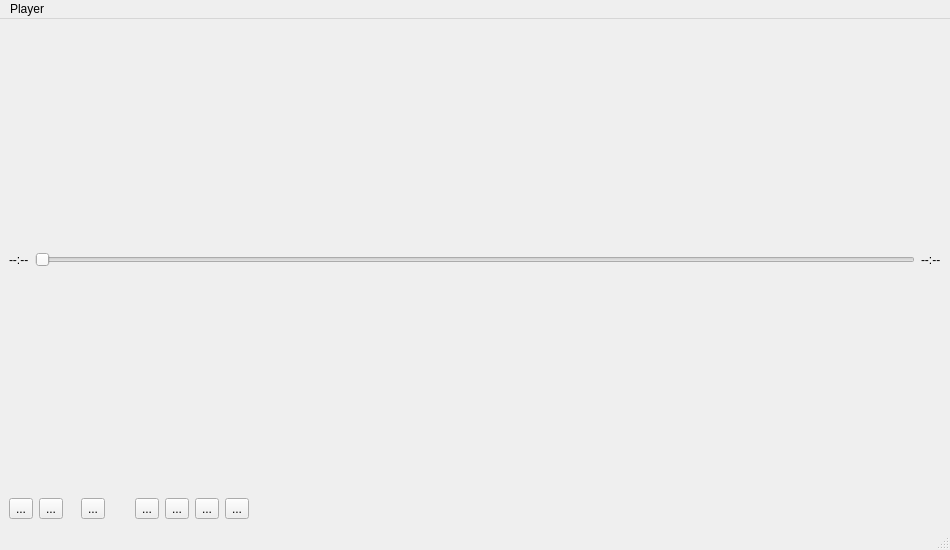
<?xml version="1.0" encoding="UTF-8"?>
<ui version="4.0">
 <class>TestWindow</class>
 <widget class="QMainWindow" name="TestWindow">
  <property name="geometry">
   <rect>
    <x>0</x>
    <y>0</y>
    <width>950</width>
    <height>550</height>
   </rect>
  </property>
  <property name="windowTitle">
   <string>TestWindow</string>
  </property>
  <widget class="QWidget" name="centralwidget">
   <layout class="QVBoxLayout" name="verticalLayout">
    <item>
     <layout class="QVBoxLayout" name="verticalLayout_2">
      <property name="bottomMargin">
       <number>0</number>
      </property>
      <item>
       <layout class="QHBoxLayout" name="horizontalLayout">
        <item>
         <widget class="QLabel" name="positionLabel">
          <property name="text">
           <string>--:--</string>
          </property>
         </widget>
        </item>
        <item>
         <widget class="QSlider" name="timelineSlider">
          <property name="orientation">
           <enum>Qt::Orientation::Horizontal</enum>
          </property>
         </widget>
        </item>
        <item>
         <widget class="QLabel" name="durationLabel">
          <property name="text">
           <string>--:--</string>
          </property>
         </widget>
        </item>
       </layout>
      </item>
      <item>
       <layout class="QHBoxLayout" name="horizontalLayout_2">
        <item>
         <widget class="QToolButton" name="playButton">
          <property name="toolTip">
           <string>Play video</string>
          </property>
          <property name="text">
           <string>...</string>
          </property>
          <property name="icon">
           <iconset theme="QIcon::ThemeIcon::MediaPlaybackStart"/>
          </property>
         </widget>
        </item>
        <item>
         <widget class="QToolButton" name="pauseButton">
          <property name="toolTip">
           <string>Pause video</string>
          </property>
          <property name="text">
           <string>...</string>
          </property>
          <property name="icon">
           <iconset theme="QIcon::ThemeIcon::MediaPlaybackPause"/>
          </property>
         </widget>
        </item>
        <item>
         <spacer name="horizontalSpacer_2">
          <property name="orientation">
           <enum>Qt::Orientation::Horizontal</enum>
          </property>
          <property name="sizeType">
           <enum>QSizePolicy::Policy::Fixed</enum>
          </property>
          <property name="sizeHint" stdset="0">
           <size>
            <width>12</width>
            <height>20</height>
           </size>
          </property>
         </spacer>
        </item>
        <item>
         <widget class="QToolButton" name="stopButton">
          <property name="toolTip">
           <string>Stop video</string>
          </property>
          <property name="text">
           <string>...</string>
          </property>
          <property name="icon">
           <iconset theme="QIcon::ThemeIcon::MediaPlaybackStop"/>
          </property>
         </widget>
        </item>
        <item>
         <spacer name="horizontalSpacer_3">
          <property name="orientation">
           <enum>Qt::Orientation::Horizontal</enum>
          </property>
          <property name="sizeType">
           <enum>QSizePolicy::Policy::Fixed</enum>
          </property>
          <property name="sizeHint" stdset="0">
           <size>
            <width>24</width>
            <height>20</height>
           </size>
          </property>
         </spacer>
        </item>
        <item>
         <widget class="QToolButton" name="previousButton">
          <property name="toolTip">
           <string>Previous video</string>
          </property>
          <property name="text">
           <string>...</string>
          </property>
          <property name="icon">
           <iconset theme="QIcon::ThemeIcon::MediaSkipBackward"/>
          </property>
         </widget>
        </item>
        <item>
         <widget class="QToolButton" name="jumpBackwardsButton">
          <property name="toolTip">
           <string>Jump backwards 15 seconds</string>
          </property>
          <property name="text">
           <string>...</string>
          </property>
          <property name="icon">
           <iconset theme="QIcon::ThemeIcon::MediaSeekBackward"/>
          </property>
         </widget>
        </item>
        <item>
         <widget class="QToolButton" name="jumpForwardsButton">
          <property name="toolTip">
           <string>Jump forwards 15 seconds</string>
          </property>
          <property name="text">
           <string>...</string>
          </property>
          <property name="icon">
           <iconset theme="QIcon::ThemeIcon::MediaSeekForward"/>
          </property>
         </widget>
        </item>
        <item>
         <widget class="QToolButton" name="nextButton">
          <property name="toolTip">
           <string>Next video</string>
          </property>
          <property name="text">
           <string>...</string>
          </property>
          <property name="icon">
           <iconset theme="QIcon::ThemeIcon::MediaSkipForward"/>
          </property>
         </widget>
        </item>
        <item>
         <spacer name="horizontalSpacer">
          <property name="orientation">
           <enum>Qt::Orientation::Horizontal</enum>
          </property>
          <property name="sizeHint" stdset="0">
           <size>
            <width>40</width>
            <height>20</height>
           </size>
          </property>
         </spacer>
        </item>
       </layout>
      </item>
     </layout>
    </item>
   </layout>
  </widget>
  <widget class="QMenuBar" name="menubar">
   <property name="geometry">
    <rect>
     <x>0</x>
     <y>0</y>
     <width>950</width>
     <height>33</height>
    </rect>
   </property>
   <widget class="QMenu" name="menuPlayer">
    <property name="title">
     <string>Player</string>
    </property>
    <addaction name="actionOpen_File"/>
   </widget>
   <addaction name="menuPlayer"/>
  </widget>
  <widget class="QStatusBar" name="statusbar"/>
  <action name="actionOpen_File">
   <property name="text">
    <string>Open File</string>
   </property>
   <property name="shortcut">
    <string>O</string>
   </property>
  </action>
 </widget>
 <resources/>
 <connections/>
</ui>
